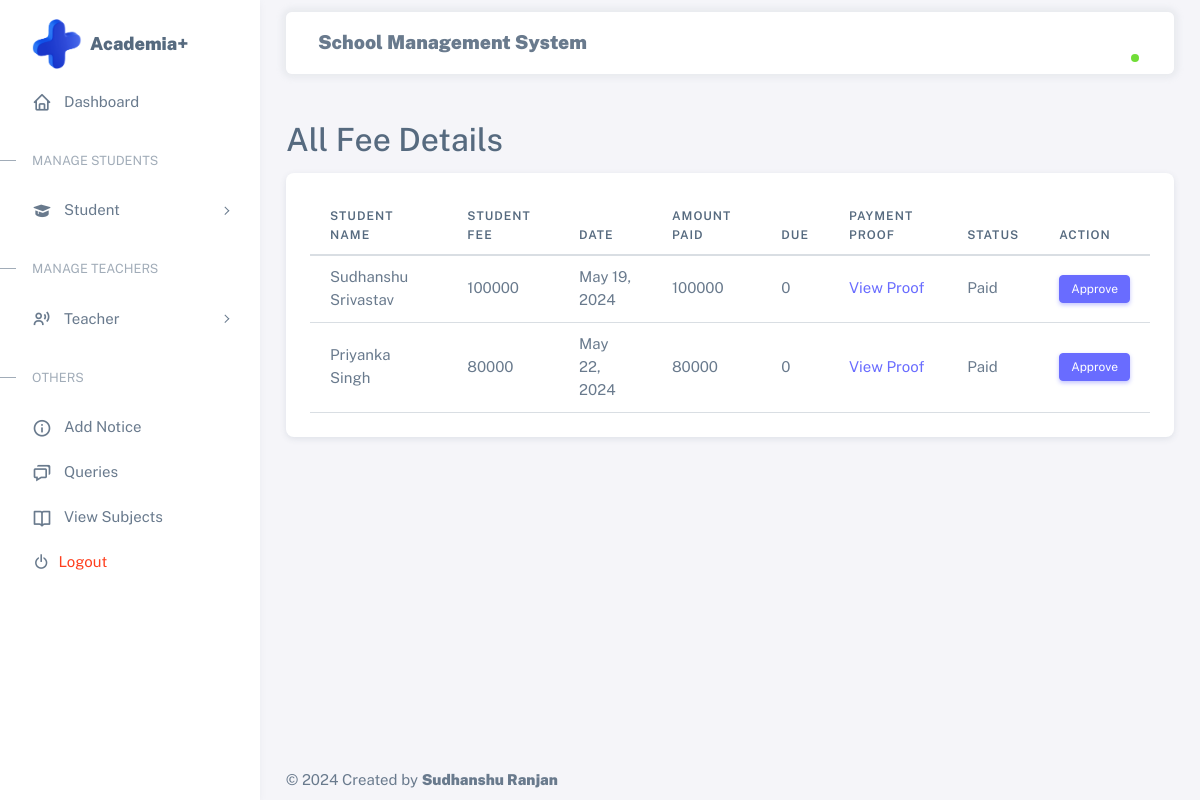
/view_fee/, run on an earlier commit of the app's database.
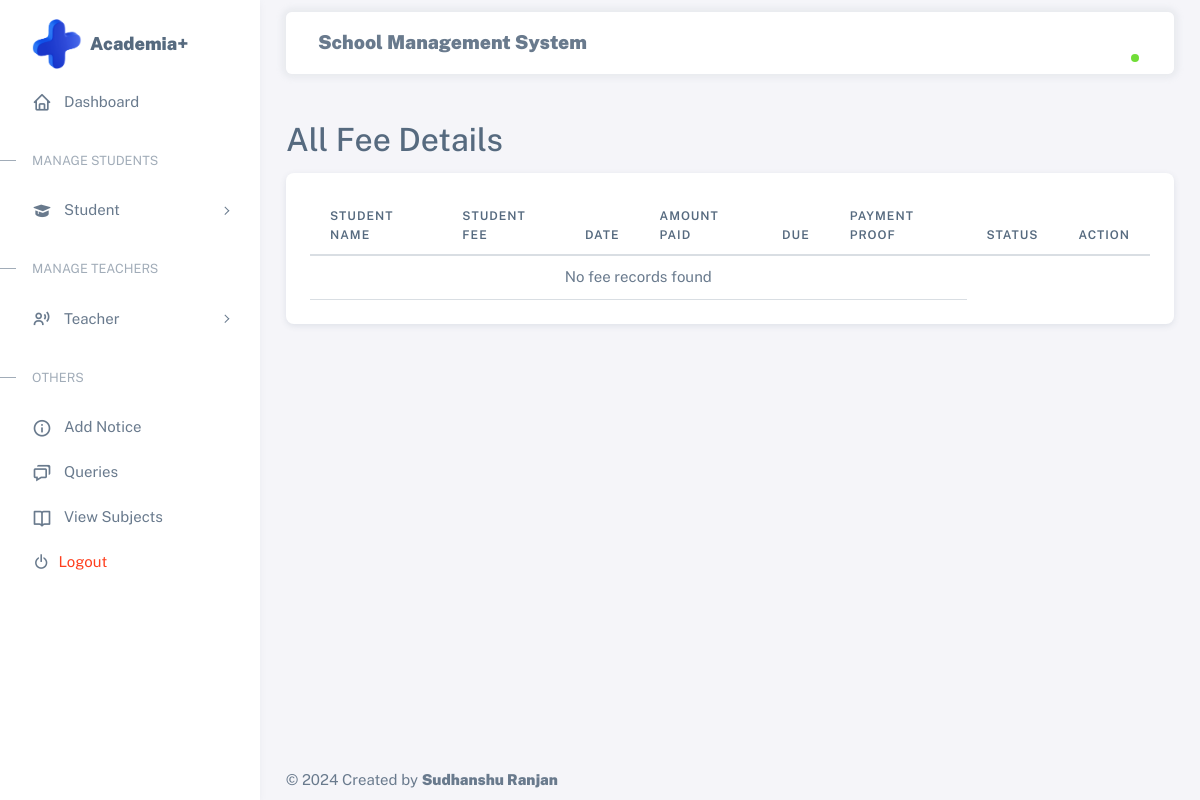
And on a later commit of the database.
### asms_app/models.py (models this page shows, shortened)
class Fee(models.Model):
    student = models.ForeignKey(Student, on_delete=models.DO_NOTHING)
    paid = models.IntegerField()
    date = models.DateField(default=timezone.now)
    due = models.CharField(max_length=20, default=None)
    payment = models.FileField(max_length=100, upload_to='Payments/')
    status = models.BooleanField(default=False)
    updated = models.DateTimeField(auto_now_add=True)
    created = models.DateTimeField(auto_now=True)
    class Meta:
        ordering = ['date','-updated','-created']

class Student(models.Model):
    student = models.BooleanField(default=True)
    utype = models.CharField(max_length=20,default='Student')
    username = models.CharField(max_length=100, primary_key=True)
    name = models.CharField(max_length=50)
    sfee = models.IntegerField()
    balance = models.IntegerField(default=0)
    sclass = models.CharField(max_length=50)
    fathers_name = models.CharField(max_length=50)
    DoB = models.DateField()
    fathers_phone = models.CharField(max_length=50)
    email = models.CharField(max_length=50)
    phone = models.CharField(max_length=14)
    password = models.CharField(max_length=32, default="Student")
    address = models.TextField()
    pic = models.FileField(max_length=100, upload_to='Student/')
    created = models.DateTimeField(auto_now=True)
    class Meta:
        ordering = ['-created']

### asms_app/views.py (the view)
# urls.py: path('view_fee/',view_fee, name='view_fee'),
def view_fee(request):
    key = request.session.get('session_key')
    user = None
    if key:
        try:
            user = AcedemiaAdmin.objects.get(username=key)
        except AcedemiaAdmin.DoesNotExist:
            return redirect('home')
    fee = Fee.objects.all()
    return render(request, 'view_fee.html',{'user':user, 'fees':fee})

### asms_app/templates/view_fee.html
{% extends 'base.html' %}
{% block content %}
<div class="container mt-5">
    <h2>All Fee Details</h2>
    <div class="card mt-3">
        <div class="card-body">
            <table class="table">
                <thead>
                    <tr>
                        <th scope="col">Student Name</th>
                        <th scope="col">Student Fee</th>
                        <th scope="col">Date</th>
                        <th scope="col">Amount Paid</th>
                        <th scope="col">Due</th>
                        <th scope="col">Payment Proof</th>
                        <th scope="col">Status</th>
                        <th scope="col">Action</th>
                    </tr>
                </thead>
                <tbody>
                    {% for fee in fees %}
                    <tr>
                        <td>{{ fee.student.name }}</td>
                        <td>{{ fee.student.sfee }}</td>
                        <td>{{ fee.date }}</td>
                        <td>{{ fee.paid }}</td>
                        <td>{{ fee.due }}</td>
                        <td><a href="{{ fee.payment.url }}">View Proof</a></td>
                        <td>{% if fee.status %}Paid{% else %}Pending{% endif %}</td>
                        <td>
                            <button class="btn btn-primary btn-sm" onclick="window.location.href='{%url 'approvefee' fee.id%}';" >Approve</button>
                        </td>
                    </tr>
                    {% empty %}
                    <tr>
                        <td colspan="6" class="text-center">No fee records found</td>
                    </tr>
                    {% endfor %}
                </tbody>
            </table>
        </div>
    </div>
</div>
{% endblock %}

What changed in the data, as far as the page shows it:
removed Fee: student.name "Sudhanshu Srivastav", student.sfee "100000", date "May 19, 2024", paid "100000", due "0", status "Paid"
removed Fee: student.name "Priyanka Singh", student.sfee "80000", date "May 22, 2024", paid "80000", due "0", status "Paid"
Also different on the page:
text now shown: "No fee records found"
